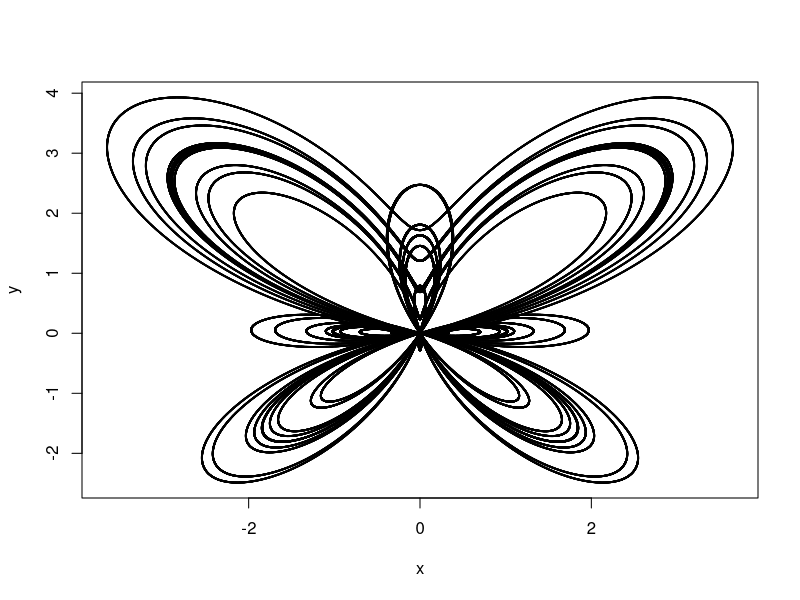

Write the R code that produced this figure.
#butterfly curve
t = seq(-1000,1000,0.01)
x = sin(t)*(exp(1)**cos(t)-2*cos(4*t)-sin(t/12)*sin(t/12)*sin(t/12)*sin(t/12)*sin(t/12))
y = cos(t)*(exp(1)**cos(t)-2*cos(4*t)-sin(t/12)*sin(t/12)*sin(t/12)*sin(t/12)*sin(t/12))
plot(x,y, cex = 0.1)
